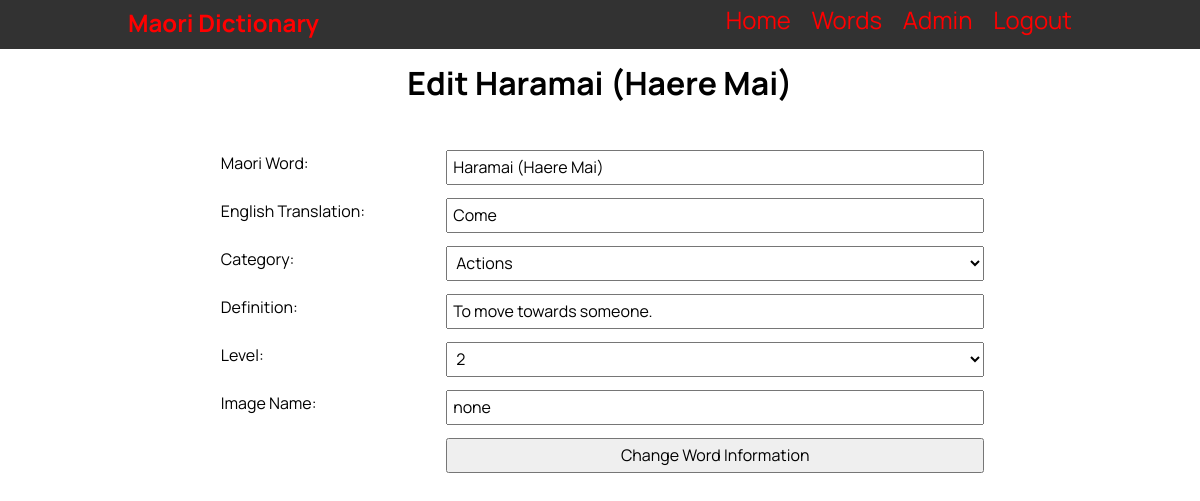
The page /individual_word/edit/2 (signed in) on the database its author committed.
### tables this page shows
CREATE TABLE "vocab_list"
(
    id                  integer
        constraint vocab_list_pk
            primary key autoincrement,
    maori_word          varchar(30),
    english_translation varchar(30),
    category            varchar(30),
    definition          varchar(100),
    level               integer,
    last_edited_time    date,
    last_edited_user    varchar(60)
, image_name varchar(30));

### app.py (the view, shortened to what this page needs)
@app.route('/individual_word/edit/<word_id>', methods=['POST', 'GET'])
def render_edit_word_information(word_id):
    if not is_admin():
        return redirect('/individual_word/' + word_id)
    con = create_connection(DATABASE)
    cur = con.cursor()
    query = "SELECT * FROM vocab_list WHERE id = ?"
    cur.execute(query, (word_id,))
    word_info = cur.fetchall()
    query = "SELECT * FROM category"
    cur.execute(query)
    categories = cur.fetchall()
    query = "SELECT * FROM level"
    cur.execute(query)
    level_list = cur.fetchall()
    con.close()
    word_info = word_info[0]
    word_info = reformat_word_info(word_info)
    category_list = reformat_category_list(categories)
    return render_template('edit_word_information.html', page_name='Edit Word ' + word_id, logged_in=is_logged_in(),
                           admin=is_admin(), word_information=word_info, category_list=category_list,
                           level_list=level_list)

### app.py (called while the page is built)
def create_connection(db_file):
    try:
        connection = sqlite3.connect(db_file)
        return connection
    except Error as e:
        print(e)
    return None

def is_logged_in():
    if session.get('email') is None:
        return False
    else:
        return True

def is_admin():
    if is_logged_in():
        if session.get('role') == "Teacher" or session.get('role') == "Admin":
            return True
        else:
            return False
    else:
        return False

def reformat_word_info(word):
    word_info = (word[0], str(word[1]).title(), str(word[2]).title(), str(word[3]).title(), str(word[4]).capitalize(),
                 word[5], word[6], word[7], word[8])
    return word_info

def reformat_category_list(categories):
    category_list = []
    for category in categories:
        category = (category[0], str(category[1]).title())
        category_list.append(category)
    return category_list

### templates/edit_word_information.html (shortened to what this page needs)
{% extends "base.html" %}
{% block pageheading %}Edit {{ word_information[1] }}{% endblock %}
{% block main %}
<form class="my-form" method="POST">
  <div class="form-group">
    <div class="form-label">Maori Word:</div>
    <div class="form-element"><input type="text" name="maori_word" id="maori_word" value="{{ word_information[1] }}" required></div>
  </div>
  <div class="form-group">
    <div class="form-label">English Translation:</div>
    <div class="form-element"><input type="text" name="english_translation" id="english_translation" value="{{ word_information[2] }}" required></div>
  </div>
  <div class="form-group">
    <div class="form-label">Category:</div>
    <div class="form-element">
      <select id="category" name="category">
        {% for category in category_list %}
          {% if category[1] == word_information[3] %}
            <option selected="selected">{{ category[1] }}</option>
          {% else %}
            <option>{{ category[1] }}</option>
          {% endif %}
        {% endfor %}
      </select>
    </div>
  </div>
  <div class="form-group">
    <div class="form-label">Definition:</div>
    <div class="form-element"><input type="text" name="definition" id="definition" value="{{ word_information[4] }}" required></div>
  </div>
  <div class="form-group">
    <div class="form-label">Level:</div>
    <div class="form-element">
      <select id="level" name="level">
        {% for level in level_list %}
          {% if level[1] == word_information[5] %}
            <option selected="selected">{{ level[1] }}</option>
          {% else %}
            <option>{{ level[1] }}</option>
          {% endif %}
        {% endfor %}
      </select>
    </div>
  </div>
  <div class="form-group">
    <div class="form-label">Image Name:</div>
    <div class="form-element"><input type="text" name="image_name" id="image_name" value="{{ word_information[8] }}"></div>
  </div>
  <div class="form-group">
    <div class="form-label"></div>
    <div class="form-element"><input type="submit" value="Change Word Information"></div>
  </div>
</form>
{% endblock %}

### static/MDW.css (style rules this page uses)
* { font-family: 'Manrope', sans-serif; padding: 0; margin: 0; box-sizing: border-box; }
body { background-color: rgb(255, 255, 255); }
.my-form { width: 80%; padding-bottom: 1rem; margin: auto auto 20px; display: block; }
.form-group { padding-top: 3rem; }
.form-label { width: 30%; float: left; padding: 0.3rem; }
.form-element { width: 70%; float: left; }
.form-group input, .form-group select { padding: 0.3rem; width: 100%; height: 35px; }

### rows shown on the page
vocab_list: maori_word "Haramai (Haere Mai)", english_translation "Come", category "Actions", definition "To move towards someone.", image_name "none"

### other values the page prints
form field level "2"
